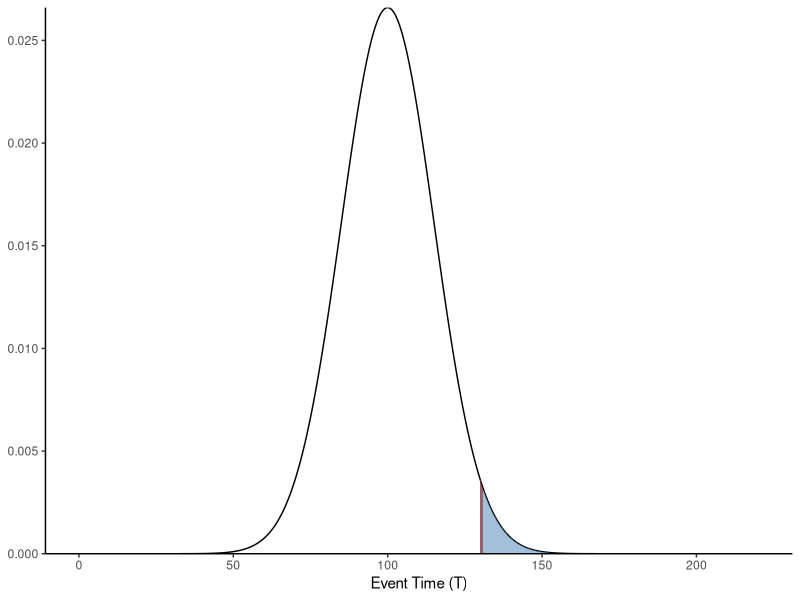

This figure's R source:
## ---- chunk 1
#| include: false

library(tidyverse, warn.conflicts = FALSE)
library(labelled, warn.conflicts = FALSE)
library(survival, warn.conflicts = FALSE)
library(kableExtra, warn.conflicts = FALSE)
## ---- chunk 2
#| echo: false
#| label: tbl-haz-ex-01-dat
#| tbl-cap: "Sample data to demonstrate the hazard function for a discrete event time."

haz_ex_01_dat <- tibble(
  `Patient ID` = seq(1, 5, 1),
  `Event Time` = seq(1, 5, 1)
)

haz_ex_01_dat |>
  kable() |>
  kable_styling()
## ---- chunk 3
#| echo: false
#| label: tb-haz-ex-01-fns
#| tbl-cap: "The values for the PDF, survival function, and hazard function for a discrete event time."

haz_ex_01_fns <- haz_ex_01_dat |>
  group_by(`Event Time`) |>
  summarize(n = n(), .groups = "drop") |>
  mutate(`f(t)` = n / sum(n), `S(t)` = (sum(n) - cumsum(n)) / sum(n)) |>
  add_row(`Event Time` = 0, n = 0, `f(t)` = 0.0, `S(t)` = 1.0, .before = 1) |>
  mutate(`λ(t)` = round(`f(t)` / lag(`S(t)`), 2)) |>
  filter(n > 0)

haz_ex_01_fns |>
  kable() |>
  kable_styling()
## ---- chunk 4
#| echo: false
#| label: fig-haz-ex-02-plt
#| fig-cap: "PDF for a continuous event time showing the hazard."

# Define the parameters for the distribution
mu <- 100
sigma <- 15
t <- 130
delta <- 0.05

# Create a dataset with the values for X and their associated PDF values
X <- mu + seq(-8, 8, length.out = 1001)*sigma
haz_ex_02_dat <- tibble(event_time = X, pdf = dnorm(x = X, mean = mu, sd = sigma))
haz_ex_02_dat <- haz_ex_02_dat |> filter(event_time > 0)

ggplot(haz_ex_02_dat, aes(x = event_time, y = pdf)) +
  geom_line() +
  geom_area(data = haz_ex_02_dat |> filter(event_time >= t), fill = "steelblue", alpha = 0.5) +
  geom_area(data = haz_ex_02_dat |> filter(event_time >= t, event_time < t + 1.0), fill = "darkred", alpha = 0.5) +
  labs(x = "Event Time (T)", y = NULL) +
  theme_classic() +
  scale_y_continuous(expand = c(0, 0))
## ---- chunk 5
#| echo: false
#| label: tbl-dat-wo-cens
#| tbl-cap: "Sample data with time to death (in weeks) and no censoring."

times <- c(1, 1, 2, 2, 3, 4, 4, 5, 5, 8, 8, 8, 8, 11, 11, 12, 12, 15, 17, 22, 23)

dat_wo_cens <- tibble(Time = times, Delta = rep(1, 21)) |>
  set_variable_labels(Time = "Time to death")

dat_wo_cens |>
  kable() |>
  kable_styling()
## ---- chunk 6
# Estimate the survival function using the empirical estimator
surv_estimates <- dat_wo_cens |>
  group_by(Time) |>
  summarise(d = n(), .groups = "drop") |>
  mutate(d_cum = cumsum(d), n = sum(d)) |>
  mutate(S_tilde = (n - d_cum) / n)
## ---- chunk 7
#| echo: false

surv_estimates |>
  kable() |>
  kable_styling()
## ---- chunk 8
# Calculate the standard error for the estimates
surv_estimates <- surv_estimates |>
  mutate(S_tilde_se = sqrt((S_tilde*(1-S_tilde))/n))
## ---- chunk 9
#| echo: false
#| label: tbl-dat-wo-cens-surv-est
#| tbl-cap: "Estimates for the survival function using the empirical estimator."

surv_estimates |> kable() |> kable_styling()
## ---- chunk 10
# Use the survival package to estimate S(t) using the empirical estimator
km <- survfit(Surv(Time, Delta) ~ 1, dat_wo_cens, conf.type = "none")
## ---- chunk 11
summary(km)
## ---- chunk 12
#| echo: false
#| label: tbl-dat-wi-cens
#| tbl-cap: "Sample data with time to death (in weeks) and censoring."

times <- c(6, 6, 6, 6, 7, 9, 10, 10, 11, 13, 16, 17, 19, 20, 22, 23, 25, 32, 32, 34, 35)
cens <- c(0, 1, 1, 1, 1, 0, 0, 1, 0, 1, 1, 0, 0, 0, 1, 1, 0, 0, 0, 0, 0)

dat_wi_cens <- tibble(Time = times, Delta = cens) |>
  set_variable_labels(Time = "Time to death")

dat_wi_cens |>
  kable() |>
  kable_styling()
## ---- chunk 13
#| echo: false

# Calculate the number at risk (r), the number of events (d), and the number of
# censored observations (c) for each time interval j
surv_estimates <- dat_wi_cens |>
  group_by(Time, Delta) |>
  summarise(n = n(), .groups = "drop") |>
  pivot_wider(id_cols = Time, names_from = Delta, values_from = n) |>
  rename(j = Time, c_j = `0`, d_j = `1`) |>
  select(j, d_j, c_j) |>
  replace_na(list(d_j = 0, c_j = 0)) |>
  mutate(r_j = (nrow(dat_wi_cens) - cumsum(d_j) - cumsum(c_j) + d_j + c_j))

# Calculate the conditional probability of the event occurring and survivng
# a particular time interval
surv_estimates <- surv_estimates |>
  mutate(
    prob_evnt = d_j / r_j,
    prob_surv = 1 - prob_evnt,
    S_hat = cumprod(prob_surv)
  )
## ---- chunk 14
#| echo: false
#| label: tbl-dat-wi-cens-surv-est
#| tbl-cap: "The conditional event and survival probabilities per time interval."

surv_estimates |>
  kable() |>
  kable_styling()
## ---- chunk 15
#| echo: false

# Calculate the limits for the confidence interval
sig_level <- 0.05
z_value <- qnorm(p = 1 - sig_level/2)

surv_estimates <- surv_estimates |>
  mutate(est_var_S_hat = S_hat^2 * cumsum(d_j / (r_j*(r_j - d_j)))) |>
  mutate(est_se_S_hat = sqrt(est_var_S_hat)) |>
  mutate(ci_ll = S_hat - z_value*est_se_S_hat, ci_ul = S_hat + z_value*est_se_S_hat)
## ---- chunk 16
#| echo: false
#| label: tbl-dat-wi-cens-ci
#| tbl-cap: "KM estimates for the survival function with confidence intervals."

surv_estimates |>
  kable() |>
  kable_styling()
## ---- chunk 17
# Estimate the survival function with the KM estimator
km_fit <- survfit(Surv(Time, Delta) ~ 1, dat_wi_cens, conf.type = "plain")
## ---- chunk 18
#| echo: false

summary(km_fit)
## ---- chunk 19
surv_estimates
